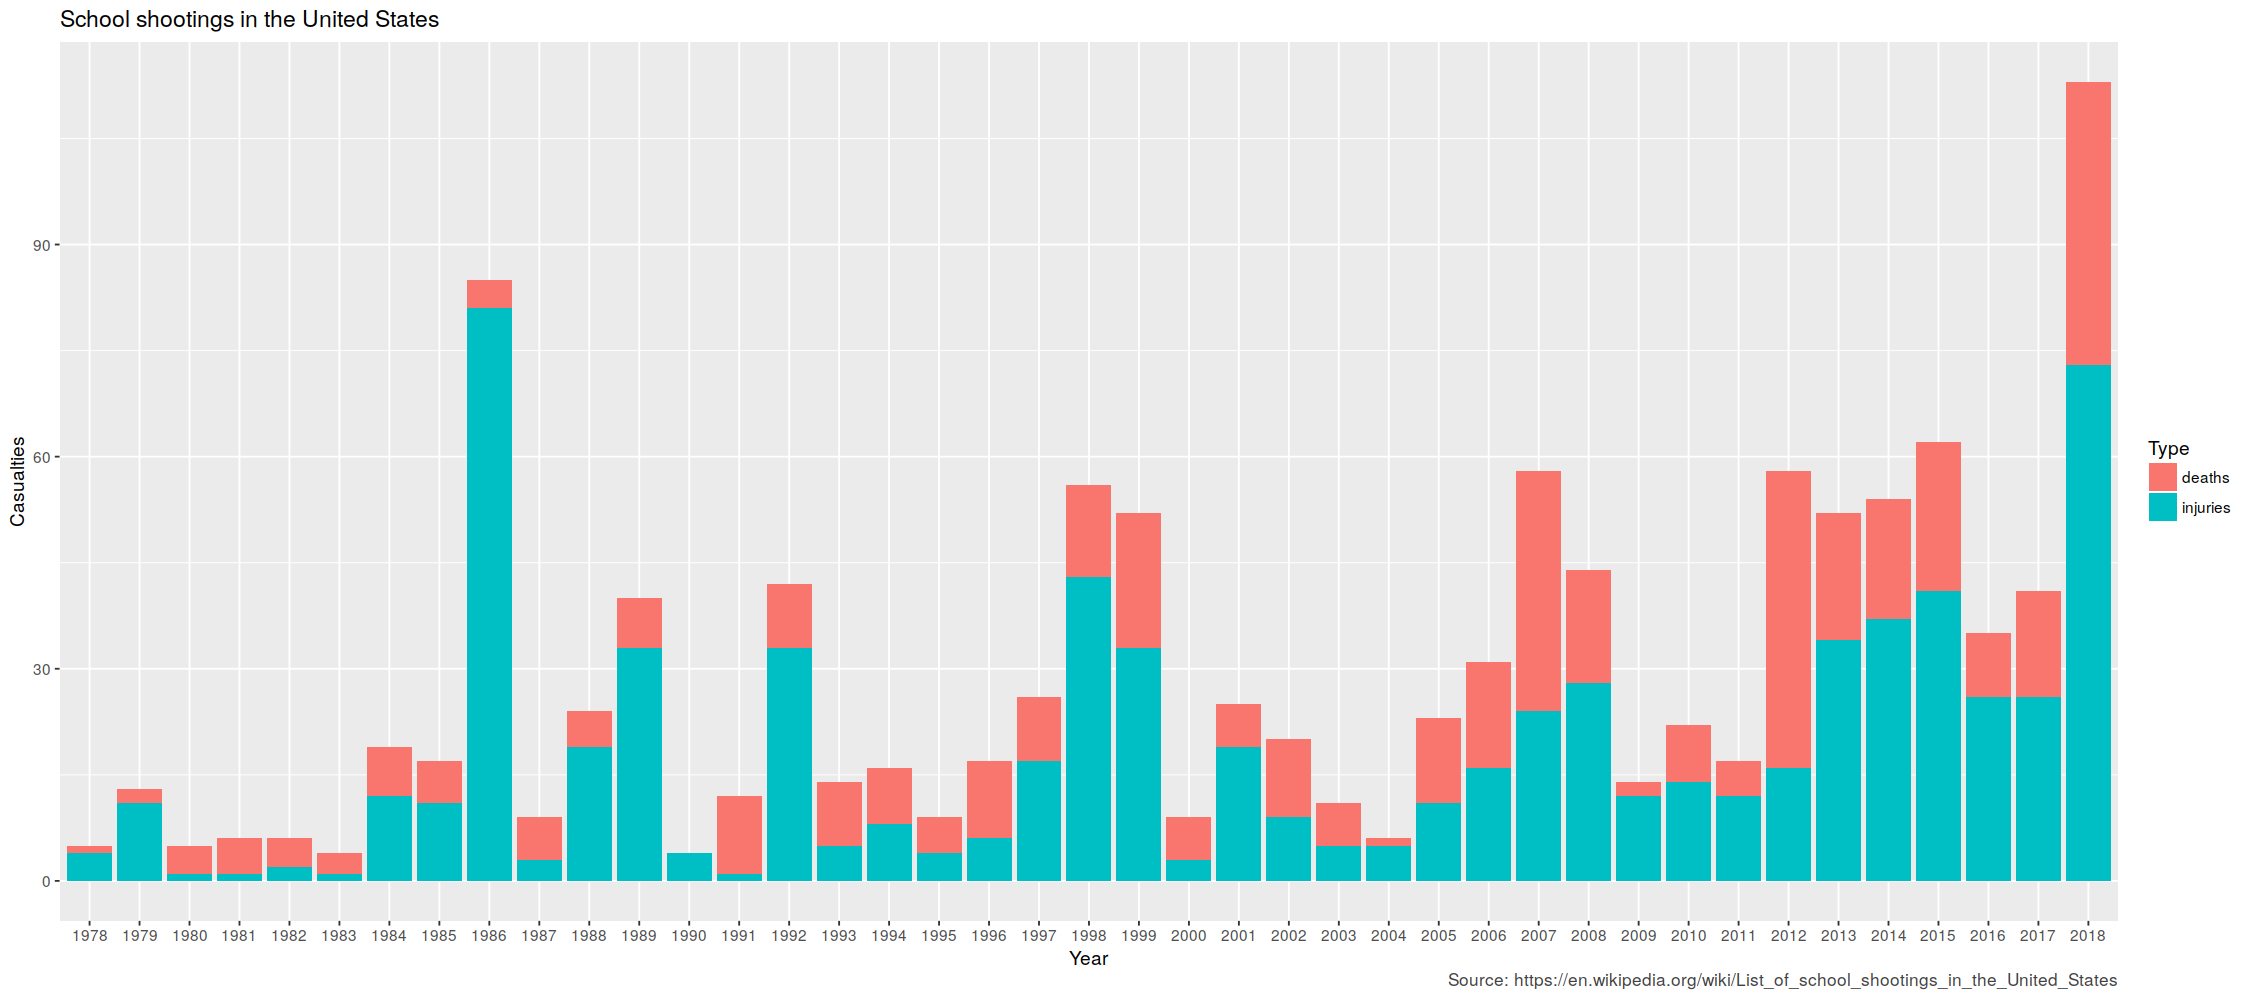

Reproduce this figure in R.
library(tidyverse)

A <- read_tsv("shootings.tsv",
              col_types =
                  cols(
                      date = col_datetime(),
                      location = col_character(),
                      deaths = col_integer(),
                      injuries = col_integer(),
                      description = col_character()
                  ))

B <- A %>%
    filter(date > as.Date(max(A$date))-365*40) %>%
    mutate( year = format(date, "%Y") ) %>%
    group_by(year) %>%
    summarise(deaths=sum(deaths), injuries=sum(injuries)) %>%
    gather(type, count, deaths, injuries)

g <- ggplot(B, aes(x=year, y=count, fill=factor(type)))
g <- g + geom_col()
g <- g + theme(
             plot.caption = element_text(color = alpha("black", 0.75))
         )
g <- g + labs(
             x = "Year",
             y = "Casualties",
             title = "School shootings in the United States",
             caption = "Source: https://en.wikipedia.org/wiki/List_of_school_shootings_in_the_United_States"
         )
g <- g + scale_fill_discrete(name="Type")

ggsave("shootings.png", g, width = 18, height = 8, dpi = 125)
